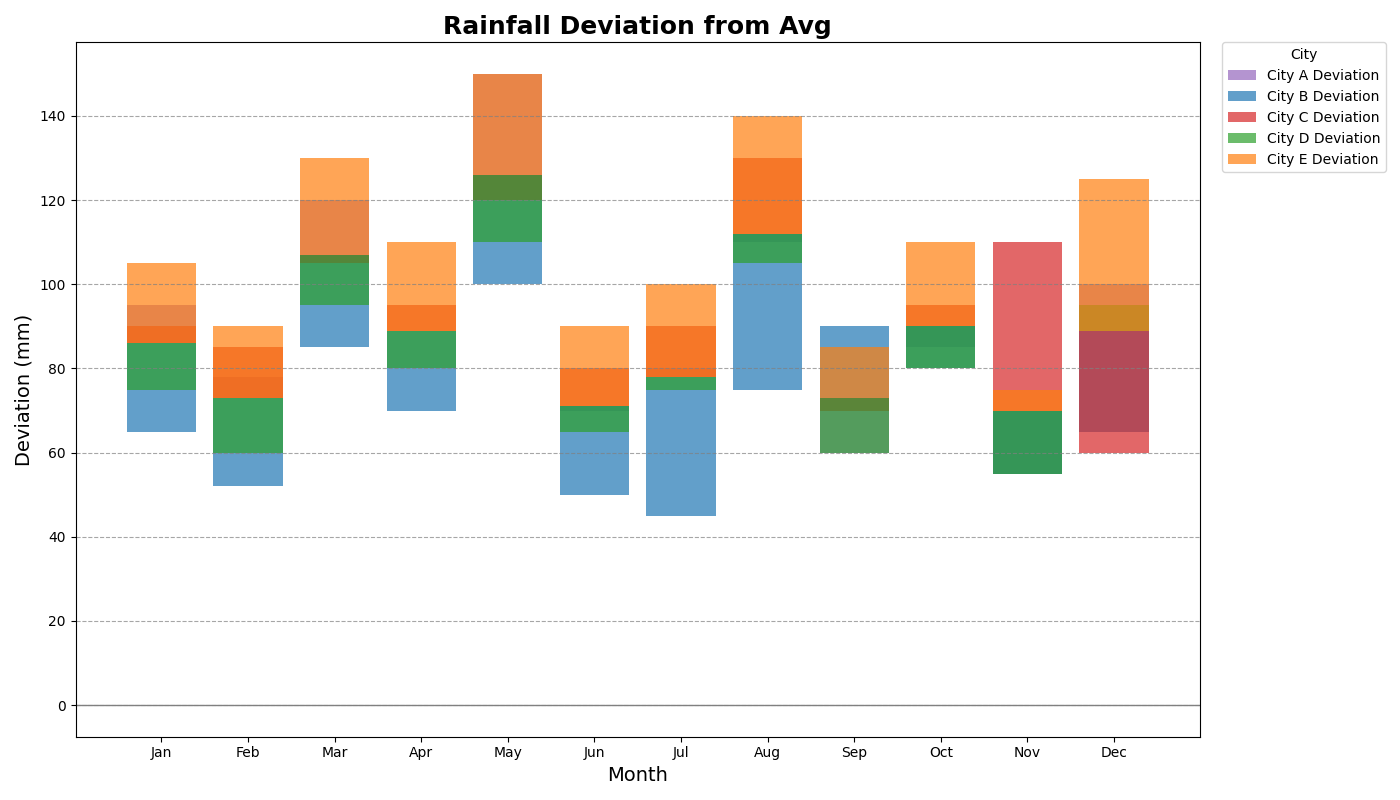

Generate this figure with Python:
import matplotlib.pyplot as plt
import numpy as np

cities = ['City A', 'City B', 'City C', 'City D', 'City E']
months = ['Jan', 'Feb', 'Mar', 'Apr', 'May', 'Jun', 'Jul', 'Aug', 'Sep', 'Oct', 'Nov', 'Dec']

rainfall_data = np.array([
    [95, 78, 120, 89, 150, 70, 80, 110, 60, 85, 55, 100],
    [65, 52, 85, 70, 100, 50, 45, 75, 90, 80, 55, 65],
    [90, 85, 105, 95, 120, 80, 90, 130, 70, 95, 110, 60],
    [75, 60, 95, 80, 110, 65, 75, 105, 60, 80, 55, 95],
    [105, 90, 130, 110, 150, 90, 100, 140, 85, 110, 75, 125]
])

mean_rainfall = np.mean(rainfall_data, axis=0)
rainfall_dev = rainfall_data - mean_rainfall

color_rainfall = ['#9467bd', '#1f77b4', '#d62728', '#2ca02c', '#ff7f0e']

fig, ax = plt.subplots(figsize=(14, 8))

for idx, deviation in enumerate(rainfall_dev):
    ax.bar(months, deviation, bottom=mean_rainfall, color=color_rainfall[idx], alpha=0.7, label=f'{cities[idx]} Deviation')

ax.set_title('Rainfall Deviation from Avg', fontsize=18, fontweight='bold')
ax.set_xlabel('Month', fontsize=14)
ax.set_ylabel('Deviation (mm)', fontsize=14)
ax.axhline(y=0, color='gray', linewidth=1)
ax.yaxis.grid(True, linestyle='--', color='gray', alpha=0.7)
ax.legend(loc='upper left', title='City', bbox_to_anchor=(1.02, 1), borderaxespad=0.)

fig.tight_layout()
plt.show()
